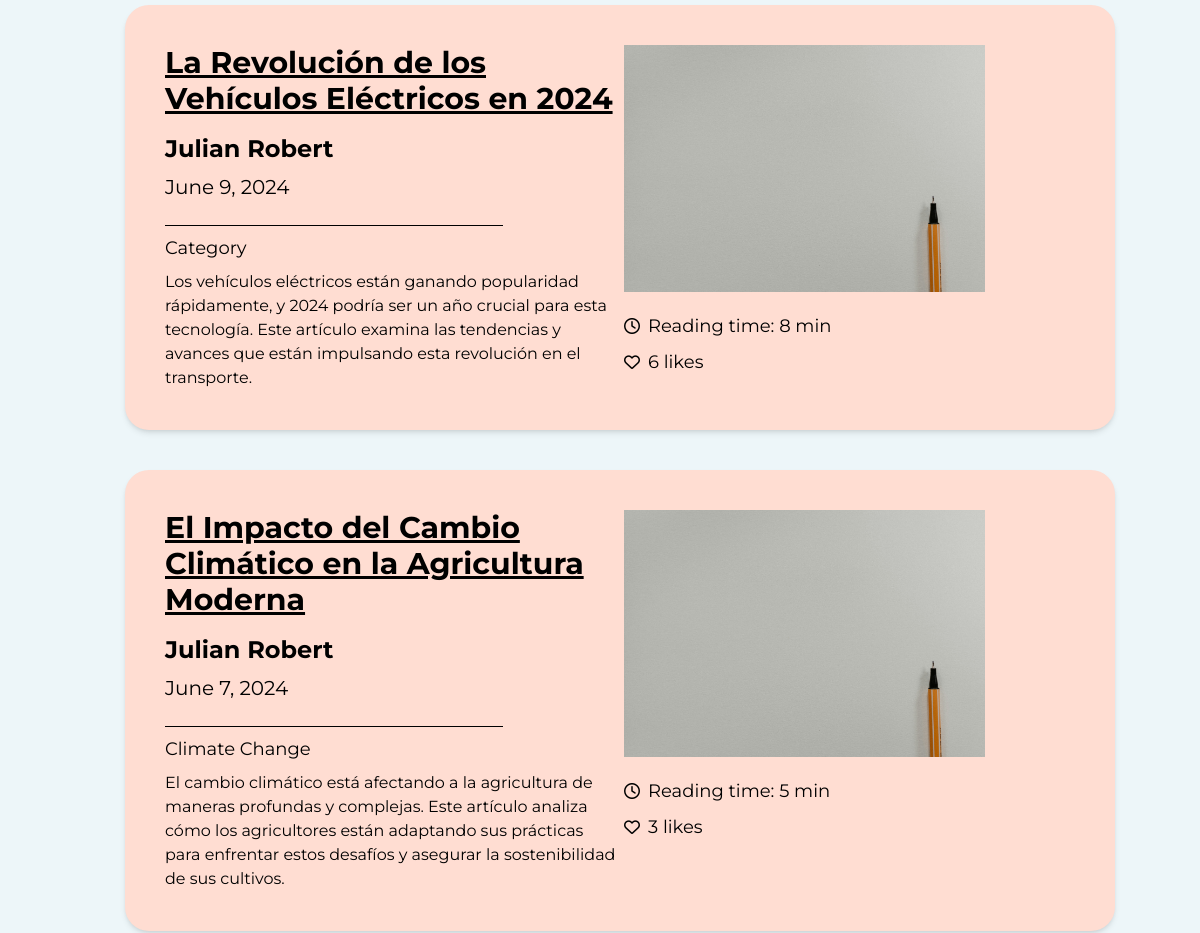
The app's page /blog/articles (middle part), older data.
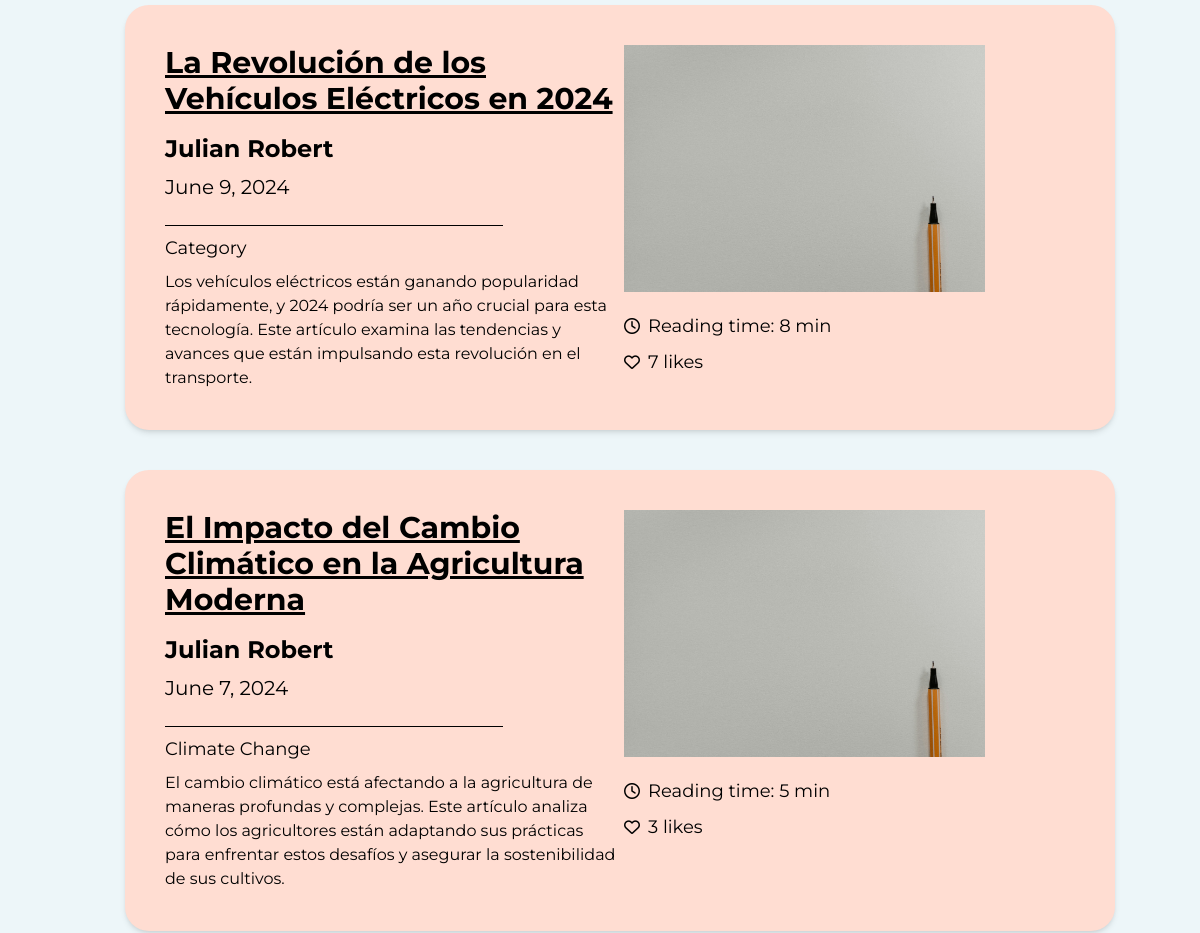
The same page, newer data.
### blog/models.py (models this page shows, shortened)
class Article(models.Model):
  title = models.CharField(max_length=255)
  author = models.ForeignKey(User, on_delete=models.CASCADE)
  category = models.CharField(max_length=255, default="Category")
  date = models.DateField(default=datetime.date.today)
  abstract = models.CharField(max_length=500, default='Abstract of the article')
  reading_time = models.IntegerField(default=5)
  likes = models.IntegerField(default=0)
  body = models.TextField()

### blog/views.py (the view)
# urls.py: path('articles', BlogView.as_view(), name="blog"),
class BlogView(ListView):
    model = Article
    template_name = 'blog.html'
    context_object_name = 'articles'
    paginate_by = 5  # Default pagination
    def get_queryset(self):
        order_by = self.request.GET.get('order_by', 'date')
        count = int(self.request.GET.get('count', self.paginate_by))
        query = self.request.GET.get('query', '')
        if query:
            filtered_articles = Article.objects.filter(title__icontains=query)
        else:
            filtered_articles = Article.objects.all()
        if order_by == 'likes':
            filtered_articles = filtered_articles.order_by('-likes')
        else:
            filtered_articles = filtered_articles.order_by('-date')
        return filtered_articles[:count]
    def get_context_data(self, **kwargs):
        context = super().get_context_data(**kwargs)
        order_by = self.request.GET.get('order_by', 'date')
        count = int(self.request.GET.get('count', self.paginate_by))
        query = self.request.GET.get('query', '')
        if query:
            filtered_articles = Article.objects.filter(title__icontains=query)
        else:
            filtered_articles = Article.objects.all()
        if order_by == 'likes':
            filtered_articles = filtered_articles.order_by('-likes')
        else:
            filtered_articles = filtered_articles.order_by('-date')
        filtered_articles = filtered_articles[:count]
        remaining_articles = Article.objects.exclude(id__in=filtered_articles.values_list('id', flat=True))
        user = self.request.user
        user_is_admin = user.is_authenticated and user.groups.filter(name='admin').exists()
        user_is_moderator = user.is_authenticated and user.groups.filter(name='moderator').exists()
        user_is_subscriber = user.is_authenticated and user.groups.filter(name='subscriber').exists()
        context['user_is_admin'] = user_is_admin
        context['user_is_moderator'] = user_is_moderator
        context['user_is_subscriber'] = user_is_subscriber
        context['filtered_articles'] = filtered_articles
        context['remaining_articles'] = remaining_articles
        context['order_by'] = order_by
        context['count'] = count
        context['query'] = query
        return context

### blog/templates/blog.html (shortened to what this page needs)
{% load socialaccount %}
{% load static tailwind_tags %}
<html lang="en" class="scroll-smooth">
  <head>
    {% load static %}
    {% tailwind_css %}
</head>
<body>
  <section id="relevant-tabs" class="animate-fadeInUp">
    <div class="flex flex-col justify-center items-center p-10 pl-20 gap-10 bg-[#EDF6F9] pb-20">
        {% if not filtered_articles %}
          <p class="font-sans text-lg text-gray-700">No articles found</p>
        {% else %}
        {% for article in filtered_articles %}
        <div class="grid grid-cols-2 gap-2 bg-[#FFDDD2] rounded-3xl p-10 w-11/12 shadow-md transition duration-300 hover:shadow-2xl">
            <div class="flex flex-col gap-2">
                <a class="font-sans font-bold text-3xl text-black underline mb-2 underline-offset-2" href="{% url 'article' article.pk %}">{{ article.title }}</a>
                <h3 class="font-sans font-bold text-2xl text-black">{{ article.author.first_name }} {{ article.author.last_name }}</h3>
                <h3 class="font-sans font-normal text-xl text-black">{{ article.date }}</h3>
                <hr class="border-black w-3/4 mt-4">
                <p class="font-sans font-normal text-lg text-black">{{ article.category }}</p>
                <p class="font-sans font-normal text-base text-black">{{ article.abstract }}</p>
            </div>
            <div class="flex flex-col gap-5">
                <div class="flex w-4/5">
                    <img src="{% static 'imgs/placeholder.jpg' %}" alt="">
                </div>
                <div class="flex flex-col gap-2">
                    <div class="flex flex-row gap-2 justify-start align-center items-center">
                        <i class="fa-regular fa-clock"></i>
                        <h2 class="font-sans font-normal text-lg text-black"> Reading time: {{ article.reading_time }} min</h2>
                    </div>
                    <div class="flex flex-row gap-2 justify-start align-center items-center">
                        <i class="fa-regular fa-heart"></i>
                        <h2 class="font-sans font-normal text-lg text-black"> {{ article.likes }} likes</h2>
                    </div>
                </div>
            </div>
        </div>
        {% endfor %}
        {% endif %}
    </div>
</section>
</body>
</html>

Row changes from the older to the newer data that the page shows:
changed Article "La Revolución de los Vehículos Eléctricos en 2024": likes "6" → "7"
